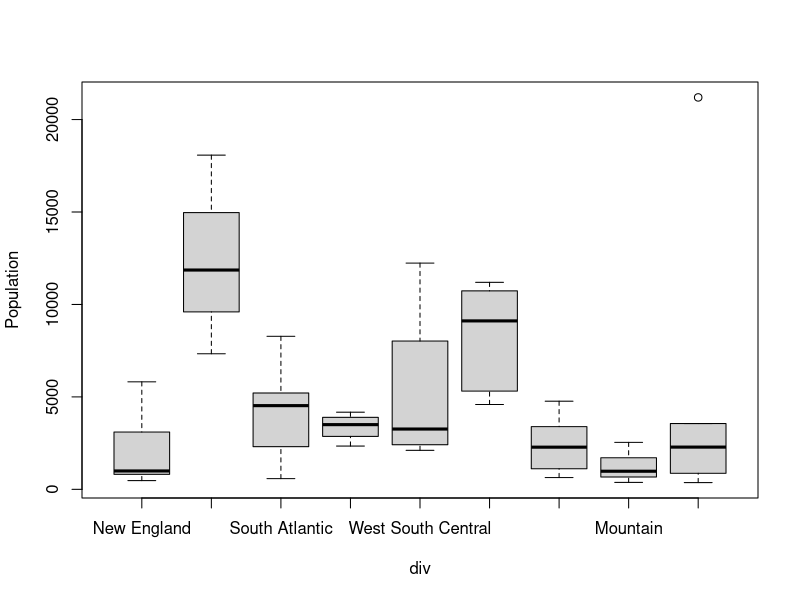
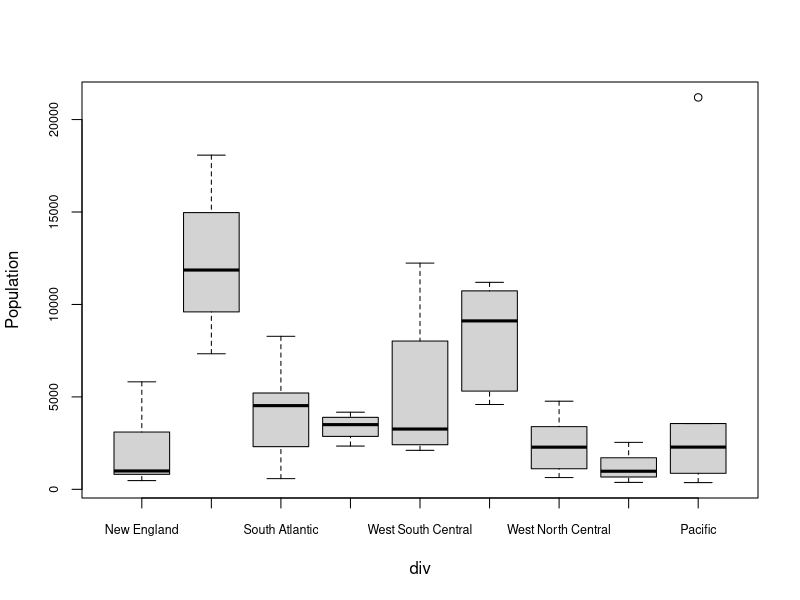
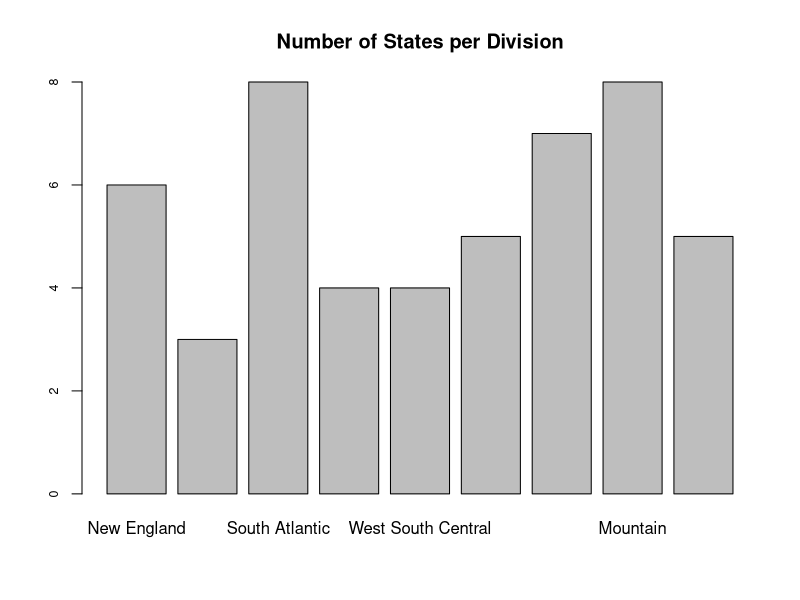
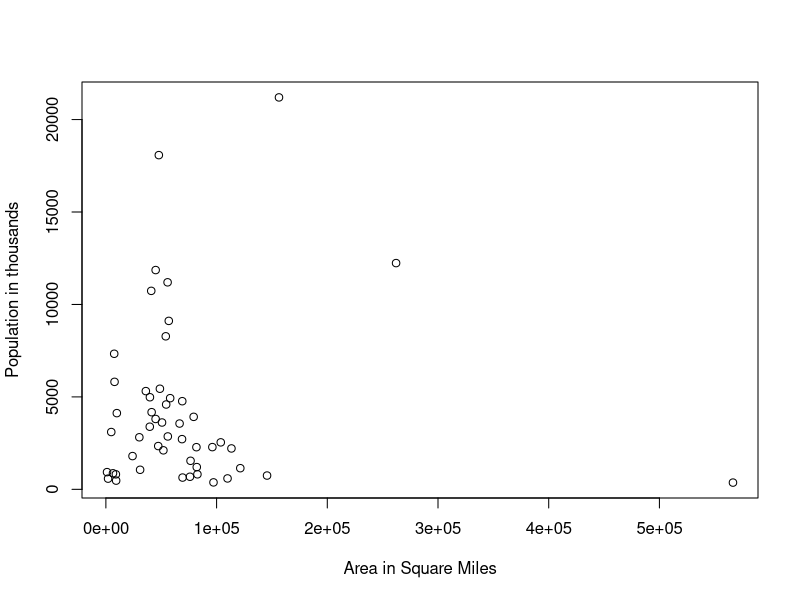
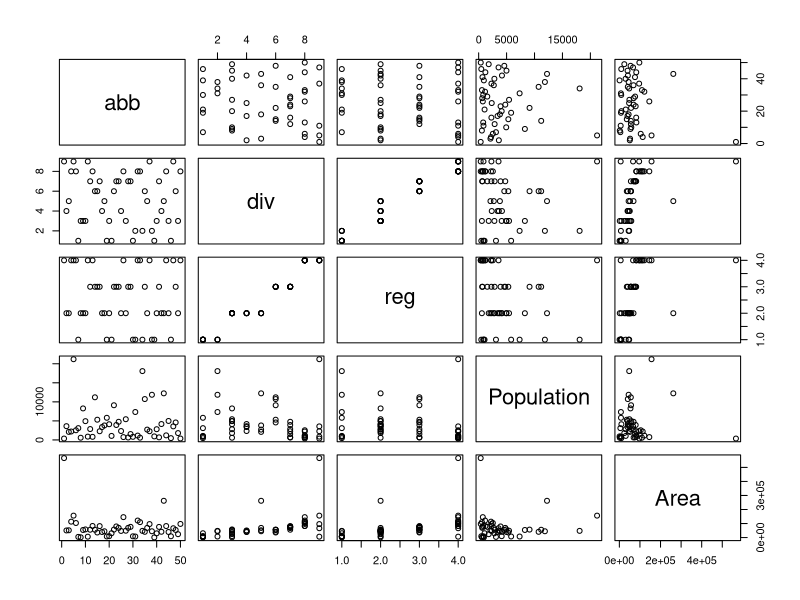
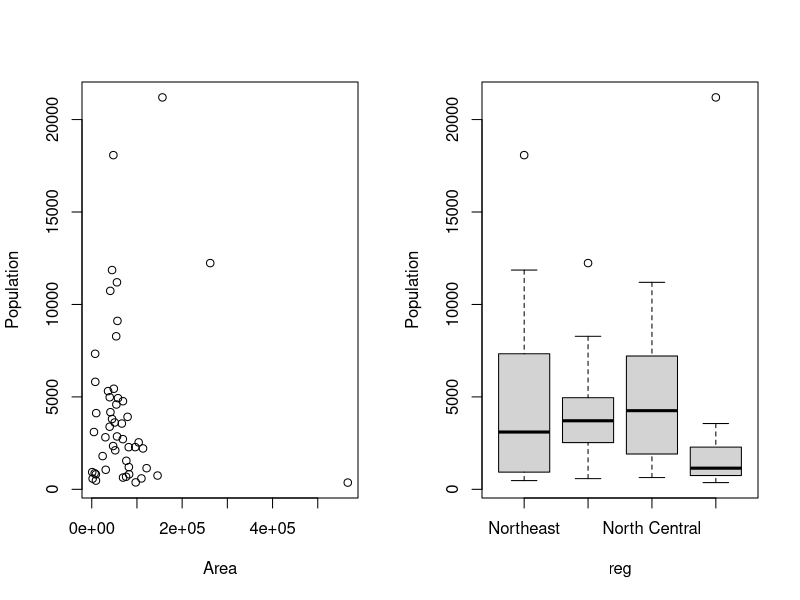
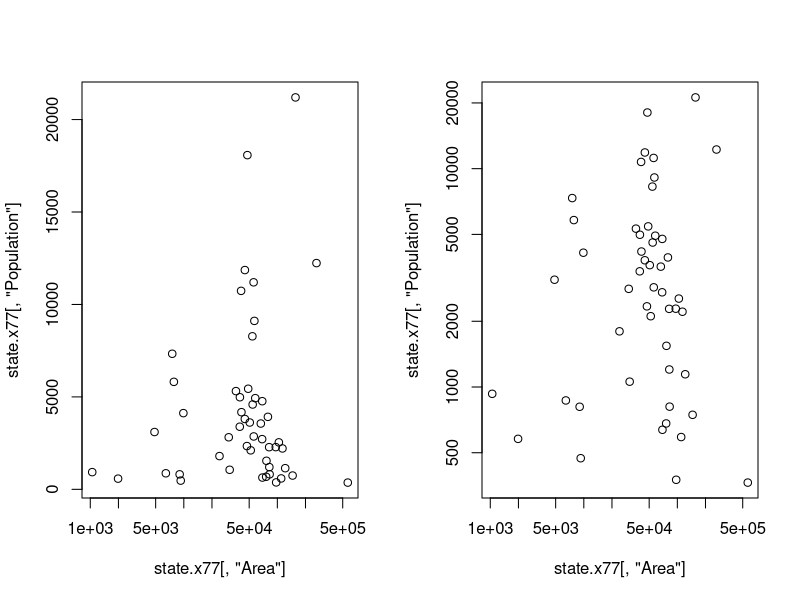
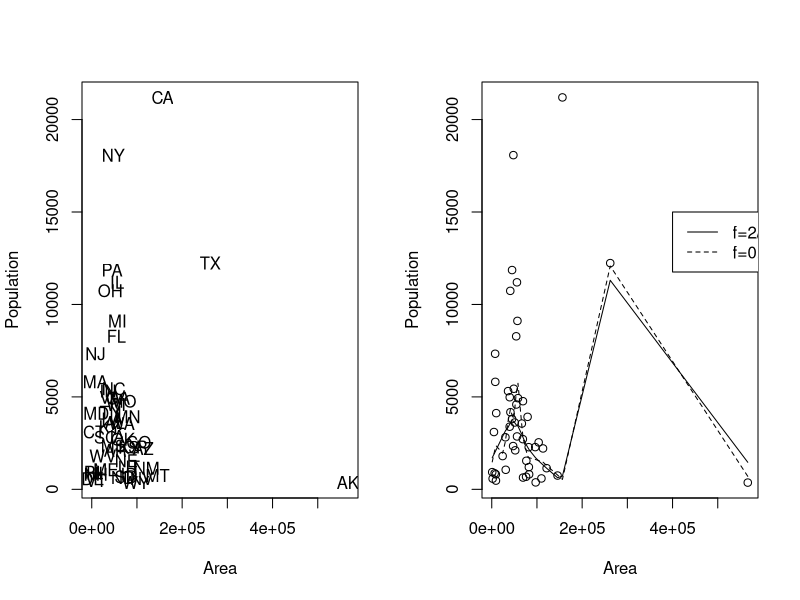

Write R code to recreate these figures, in order. (Note: this script raises an error after producing the figures.)
# STAT:5400 Section 2.3 — Functions, Loops, and Plots
# Code from the lecture notes; no output, no solutions.

## 1.1 Write your own functions

myfunc <- function(x) sin(x)
myfunc

formals(myfunc)
body(myfunc)
environment(myfunc)


## 1.2 Quadratic equation solver (a bad example)

quadratic <- function(a, b, c){
  discrim <- b * b - 4 * a * c
  mult <- c(1, -1)
  solve <- (-b + mult * sqrt( discrim ) ) / (2 * a)
   return(solve)
}

# usage
quadratic(2, 4, 1)


## 1.3 Quadratic equation solver (a better example)

QuadraticSolver <- function(aval, bval, cval){
  discrim <- bval * bval - 4 * aval * cval
  if (discrim < 0){
    sol <- c(NA, NA)
    errflag <- 1
  } else {
    if (aval != 0) {
      mult <- c(1, -1)
      sol <- (-bval + mult * sqrt(discrim)) / (2 * aval)
      errflag <- 0
    } else {
      sol <- c(NA, NA)
      errflag <- 2
    }
  }
  return(list(solution=sol, errflag=errflag))
}

QuadraticSolver(2, 4, 1)


## 1.4 A bug the flags do not catch

# Predict
r <- QuadraticSolver(1, 1e8, 1)$solution
r
prod(r)   # must be c/a = 1


## 1.5 Putting a function in its own file

argumts <- list(aval=2, bval=4, cval=1)
do.call(QuadraticSolver, argumts)


## 1.6 Local and global variables (name masking)

y <- -1

myfun1 <- function(x=1, y=1) {
  y <- y + 1; return(y)
}

myfun2 <- function(x=1) {
  y <- y + 1; return(y)
}

myfun3 <- function(x=1) {
  y <<- y + 1; return(y)
}

myfun1(1); print(y)

myfun2(1); print(y)

myfun3(1); print(y)


## 1.7 A confusing example (function vs variable)

c <- 1
c(c = c)


## 1.8 Lazy evaluation

x <- 0
myfun4 <- function(x) print(x)
myfun4(x<-1)
x

x <- 0
myfun5 <- function(x) print(x)
myfun5(x=1)
x

x <- 0
myfun6 <- function(x) print("")
myfun6(x<-1)
x


## 1.9 Infix and prefix functions

class(`+`)

`+`(3, 4)

letters[2]
`[`(letters, 2)


## 1.10 Writing your own infix functions

`%+%` <- function(c1, c2) paste(c1, c2)

"Hawkeye" %+% "State"
"STAT" %+% 5400

`%**%` <- function(c1, i)
  paste(rep(c1, i), collapse=", ")
"Olay" %**% 3


## 1.11 Use a clean environment

rm(list=ls())


## 2.1 Looping

for (i in 1:10) print(i)

for (i in seq_along(letters[1:10])) print(i)

# "for" itself is essentially a function
`for`(i, 1:10, print(i))

for (j in c(1, 37, 81)) print( j/2 )

# while loop: don't know # of iterates in advance
i = 1
while (1) {
  print(i)
  i <- i + 1
  if (i > 10) break
}


## 2.2 Comments on the `range` function in Python

object.size(1:5400)
object.size(seq(5400))


## 2.3 The `apply` family of functions in R

timeit <- function(..., times = 10) {
  exprs <- as.list(substitute(list(...)))[-1]
  env <- parent.frame()
  out <- t(sapply(exprs, function(e) {
    el <- replicate(times, system.time(eval(e, env))[["elapsed"]])
    c(median_ms = 1000 * median(el), min_ms = 1000 * min(el))
  }))
  rownames(out) <- sapply(exprs, function(e) paste(deparse(e), collapse = ""))
  round(out, 2)
}

# By hand
# Chatbot: "Use apply(A, 2, mean). apply is vectorised, so it runs at C
# speed and is much faster than writing the loop yourself. colMeans is
# just a convenience wrapper around apply."
A <- matrix(1:1000000, 1000, 1000)
timeit(
  apply(A, 2, mean),
  colMeans(A)
)

A <- matrix(1:1000000, 1000, 1000)

timeit(apply(A, 2, mean))

timeit(for(i in 1:1000) mean(A[,i]))

timeit(colMeans(A))


## 2.4 `lapply` and `sapply`

l1 <- list(a1=1L:3L, a2=letters[1:3], a3="abc")
lapply(l1, length)
lapply(l1, typeof)

unlist(lapply(l1, length))
sapply(l1, length)

funcs = list(mean, median, max)
lapply(funcs, function(f) f(1:10))


## 2.5 `Reduce` function in R

n <- 10
factorial(n)
Reduce('*', seq(n))

factorial(c(5, 8, 10))


## 2.6 How big can a factorial get?

# By hand
# Chatbot: "Write it recursively, it is cleaner. Big inputs are
# no problem: these languages switch to exact big integers."
factorial(170)
factorial(171)
prod(1:171)

# By hand
# how deep R lets calls nest before it stops
getOption("expressions")


## 2.7 Timing the three versions

MyFactorial1 <- function(nseq) {
  return(sapply(nseq, factorial))
}

MyFactorial2 <- function(nseq) {
  return(sapply(nseq,
    function(x) Reduce('*', seq(x))))
}

MyFactorial1(c(5, 8, 10))
MyFactorial2(c(5, 8, 10))

timeit(
  replicate(1000, factorial(c(5, 8, 10))),
  replicate(1000, MyFactorial1(c(5, 8, 10))),
  replicate(1000, MyFactorial2(c(5, 8, 10)))
)

library(microbenchmark)

MyFactorial1 <- function(nseq) {
  return(sapply(nseq, factorial))
}

MyFactorial2 <- function(nseq) {
  return(sapply(nseq,
    function(x) Reduce('*', seq(x))))
}

microbenchmark(
  factorial(c(5, 8, 10)),
  MyFactorial1(c(5, 8, 10)),
  MyFactorial2(c(5, 8, 10))
)


## 5.1 The `state` data

help(state, package="datasets")


## 5.2 Building a data frame

data(state)
statedf <- data.frame(abb=state.abb,
  div=state.division,
  reg=state.region,
  state.x77[ ,c("Population", "Area")])

head(statedf[, c("Population", "Area")])


## 5.3 Functions operating on factors

is.factor(statedf[, "div"])
levels(statedf[, "div"])


## 5.4 Group summaries by a factor

tapply(statedf[, "Population"], statedf[, "reg"], mean)


## 5.5 Using factors for plotting and model fitting

boxplot(Population ~ div, data=statedf)
boxplot(Population ~ div, data=statedf,
  pars=list(cex.axis=0.75))

dev.copy2eps(file="boxplotstatepop.eps", horizontal=T)

setEPS()
postscript(file="boxplotstate", height=4, width=6)
boxplot(Population ~ div, data=statedf)
dev.off()


## 5.7 Example of high-level function: plot

plot(statedf[,"div"], cex.axis=0.75,
  main="Number of States per Division")

plot( statedf[,"Area"], statedf[,"Population"],
  xlab="Area in Square Miles",
  ylab="Population in thousands")

plot(statedf)

par(mfrow=c(1,2))
plot(Population ~ Area + reg, data=statedf)


## 5.8 Log scales

plot(state.x77[,"Area"],
  state.x77[,"Population"], log="x")

plot(state.x77[,"Area"],
  state.x77[,"Population"], log="xy")


## 5.9 Low-level plotting functions

attach(statedf)
plot(Area, Population, type="n")
text(Area, Population, abb)
detach(statedf)

statedf = statedf[order(statedf[,"Area"]), ]
attach(statedf)
plot(Area, Population)
lines(lowess(Population ~ Area))
lines(lowess(Population ~ Area, f=0.25), lty=2)
legend(400000, 15000,
  legend=c("f=2/3","f=0.25"), lty=1:2)
detach(statedf)


## 5.10 Interactive graphic functions

text(locator(2), "Outlier")


## 5.11 `ggplot2` package

library(ggplot2)
p <- ggplot(statedf, aes(Area, Population)) +
  geom_point()
p + geom_smooth(method="loess", se=FALSE)
